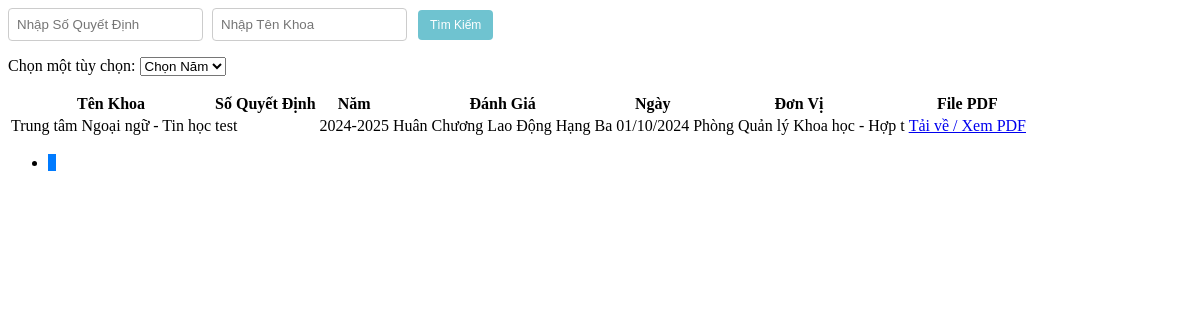
Page /Admin/xetdanhgiaTThcldhbview.php on the earlier database version.
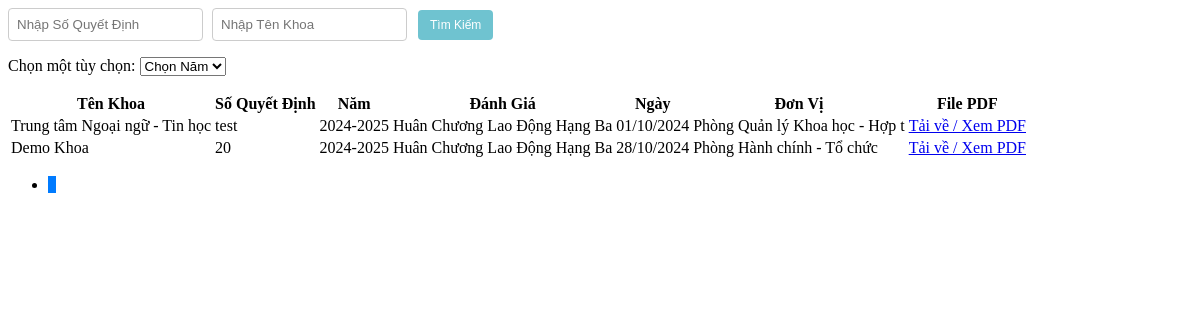
Same page on the later database version.
### tables this page shows
CREATE TABLE `danhgiatt` (
  `MaDGTT` int(20) NOT NULL,
  `MaKhoa` int(20) NOT NULL,
  `SoQD` varchar(100) NOT NULL,
  `Manam` int(20) NOT NULL,
  `DanhGia` varchar(50) NOT NULL DEFAULT 'Chờ Đánh Giá',
  `Ngay` date NOT NULL,
  `DonVi` varchar(50) NOT NULL,
  `FilePDF` varchar(50) DEFAULT NULL
);

CREATE TABLE `khoa` (
  `MaKhoa` int(20) NOT NULL,
  `TenKhoa` varchar(50) NOT NULL,
  `MoTa` varchar(100) NOT NULL
);

CREATE TABLE `nam` (
  `Manam` int(20) NOT NULL,
  `Nam` varchar(20) NOT NULL
);

### Admin/danhgiaTT.php (called while the page is built, shortened)
<?php
include('./Khoa.php');
include('./nam.php');
class DanhgiaTT {
    public static function layTongSoDanhGiahangba($conn) {
        $sql = "SELECT COUNT(*) FROM danhgiatt WHERE DanhGia IN ('Huân Chương Lao Động Hạng Ba')";
        $result = $conn->query($sql);
        $row = $result->fetch_row();
        return $row[0];
    }
    public static function layDanhGiahangba($conn, $startFrom, $recordsPerPage) {
        $sql = "SELECT * FROM danhgiatt WHERE DanhGia IN ('Huân Chương Lao Động Hạng Ba') ORDER BY Manam ASC LIMIT $startFrom, $recordsPerPage";
        $result = $conn->query($sql);
        $danhgiattList = array();
        if ($result->num_rows > 0) {
            while($row = $result->fetch_assoc()) {
                $khoa_obj = Khoa::layKhoa($conn, $row["MaKhoa"]);
                $nam_obj = Nam::laynam($conn, $row["Manam"]);
                $danhgiatt_obj = new DanhgiaTT();
                $danhgiatt_obj->MaDGTT = $row["MaDGTT"];
                $danhgiatt_obj->MaKhoa = $khoa_obj->TenKhoa;
                $danhgiatt_obj->SoQD = $row["SoQD"];
                $danhgiatt_obj->Manam = $nam_obj->Nam;
                $danhgiatt_obj->DanhGia = $row["DanhGia"];
                $danhgiatt_obj->Ngay = $row["Ngay"];
                $danhgiatt_obj->DonVi = $row["DonVi"];
                $danhgiatt_obj->FilePDF = $row["FilePDF"];
                $danhgiattList[] = $danhgiatt_obj;
            }
        }
        return $danhgiattList;
    }
}
?>

### Admin/Khoa.php (called while the page is built, shortened)
<?php
class Khoa {
    public static function layKhoa($conn, $id) {
        $sql = "SELECT * FROM Khoa WHERE MaKhoa = $id";
        $result = mysqli_query($conn, $sql);
        $Khoa = new Khoa();
        if ($row = mysqli_fetch_assoc($result)) {
            $Khoa->MaKhoa = $row['MaKhoa'];
            $Khoa->TenKhoa = $row['TenKhoa'];
            $Khoa->MoTa = $row["MoTa"];
        }
        return $Khoa;
    }
}
?>

### Admin/nam.php (called while the page is built, shortened)
<?php
    class Nam {
        public static function laynam($conn, $id) {
            $sql = "SELECT * FROM nam WHERE Manam = $id";
            $result = mysqli_query($conn, $sql);
            $nam = new Nam();
            $row = mysqli_fetch_assoc($result);
            $nam->Manam = $row['Manam'];
            $nam->Nam = $row['Nam'];
            return $nam;
        }
    }
?>

### Admin/xetdanhgiaTThcldhbview.php (the view, shortened to what this page needs)
<?php
include('./danhgiaTT.php');
$recordsPerPage = 10;
$currentPage = isset($_GET['page']) ? (int)$_GET['page'] : 1;
$startFrom = ($currentPage - 1) * $recordsPerPage;
$totalRecords = DanhgiaTT::layTongSoDanhGiahangba($conn);
$totalPages = ceil($totalRecords / $recordsPerPage);
$data = DanhgiaTT::layDanhGiahangba($conn, $startFrom, $recordsPerPage);
$awardMap = array(
    'Huân Chương Lao Động Hạng Ba' => 'Huân Chương Lao Động Hạng Ba',
);
?>
<div class="search-box">
    <input type="text" id="searchSoQD" placeholder="Nhập Số Quyết Định" />
    <input type="text" id="searchTenKhoa" placeholder="Nhập Tên Khoa" />
    <button class="btn btn-custom btn-custom-primary" onclick="searchData()">Tìm Kiếm</button>
</div>
<div class="combobox">
    <label for="options">Chọn một tùy chọn:</label>
    <select name="options" id="options" onchange="fetchAndDisplayDanhGia(this.value)">
        <option value="">Chọn Năm</option>
    </select>
</div>
<table class="table table-bordered">
    <thead>
        <tr>
            <th>Tên Khoa</th>
            <th>Số Quyết Định</th>
            <th>Năm</th>
            <th>Đánh Giá</th>
            <th>Ngày</th>
            <th>Đơn Vị</th>
            <th>File PDF</th>
        </tr>
    </thead>
    <tbody id="danhgiahb-table-body">
        <?php
        foreach ($data as $item) {
            $danhGia = isset($awardMap[$item->DanhGia]) ? $awardMap[$item->DanhGia] : $item->DanhGia;
        ?>
            <tr>
                <td scope="row"><?php echo htmlspecialchars($item->MaKhoa) ; ?></td>
                <td><?php echo htmlspecialchars($item->SoQD ?? "Cần Thêm Số Quyết Đinh Cho $item->MaKhoa");?></td>
                <td><?php echo htmlspecialchars($item->Manam ?? "Cần Thêm Năm Cho $item->MaKhoa"); ?></td>
                <td><?php echo htmlspecialchars($danhGia);?></td>
                <td><?php echo date_format(date_create($item->Ngay), "d/m/Y");?></td>
                <td><?php echo htmlspecialchars($item->DonVi); ?></td>
                <td>
                    <?php if ($item->FilePDF): ?>
                        <a href="./<?php echo htmlspecialchars($item->FilePDF); ?>" target="_blank">
                            Tải về / Xem PDF
                        </a>
                    <?php else: ?>
                        Chưa có file
                    <?php endif; ?>
                </td>
            </tr>
        <?php
        }
        ?>
    </tbody>
</table>
<nav aria-label="Page navigation">
    <ul class="pagination">
        <?php for ($i = 1; $i <= $totalPages; $i++): ?>
            <li class="page-item <?php echo $i == $currentPage ? 'active' : ''; ?>">
                <a class="page-link" href="?p=danhgiaTThcldhbview&page=<?php echo $i; ?>"><?php echo $i; ?></a>
            </li>
        <?php endfor; ?>
    </ul>
</nav>

Differences in the rows shown:
added danhgiatt: MaKhoa.TenKhoa "Demo Khoa", SoQD "20", Manam.Nam "2024-2025", DanhGia "Huân Chương Lao Động Hạng Ba", Ngay "28/10/2024", DonVi "Phòng Hành chính - Tổ chức"
